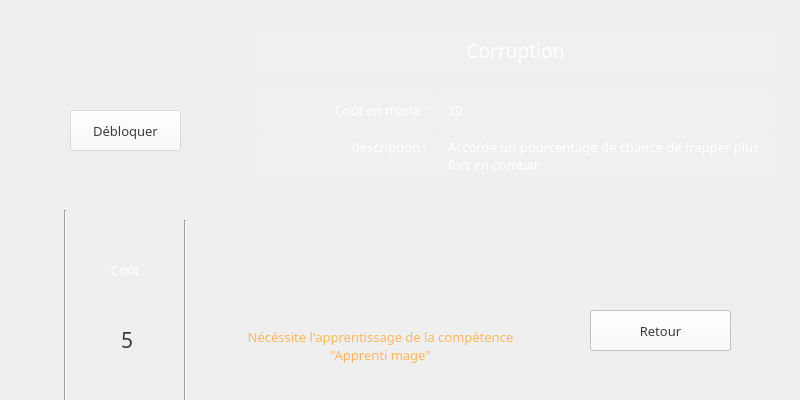
<?xml version="1.0" encoding="UTF-8"?>
<ui version="4.0">
 <class>Win_SkillInfo</class>
 <widget class="QWidget" name="Win_SkillInfo">
  <property name="geometry">
   <rect>
    <x>0</x>
    <y>0</y>
    <width>800</width>
    <height>400</height>
   </rect>
  </property>
  <property name="windowTitle">
   <string>Form</string>
  </property>
  <widget class="QLabel" name="skillImage">
   <property name="geometry">
    <rect>
     <x>0</x>
     <y>0</y>
     <width>250</width>
     <height>250</height>
    </rect>
   </property>
   <property name="styleSheet">
    <string notr="true"/>
   </property>
   <property name="text">
    <string/>
   </property>
  </widget>
  <widget class="Line" name="line_3">
   <property name="geometry">
    <rect>
     <x>50</x>
     <y>210</y>
     <width>30</width>
     <height>200</height>
    </rect>
   </property>
   <property name="orientation">
    <enum>Qt::Vertical</enum>
   </property>
  </widget>
  <widget class="Line" name="line_4">
   <property name="geometry">
    <rect>
     <x>170</x>
     <y>220</y>
     <width>30</width>
     <height>200</height>
    </rect>
   </property>
   <property name="orientation">
    <enum>Qt::Vertical</enum>
   </property>
  </widget>
  <widget class="QLabel" name="label_3">
   <property name="geometry">
    <rect>
     <x>70</x>
     <y>255</y>
     <width>110</width>
     <height>30</height>
    </rect>
   </property>
   <property name="font">
    <font>
     <family>MV Boli</family>
     <pointsize>10</pointsize>
    </font>
   </property>
   <property name="styleSheet">
    <string notr="true">QLabel{
	color:#FFFFFF;
}</string>
   </property>
   <property name="text">
    <string>Coût</string>
   </property>
   <property name="alignment">
    <set>Qt::AlignCenter</set>
   </property>
  </widget>
  <widget class="QLabel" name="skillPointsCost">
   <property name="geometry">
    <rect>
     <x>87</x>
     <y>300</y>
     <width>80</width>
     <height>80</height>
    </rect>
   </property>
   <property name="font">
    <font>
     <family>HP Simplified</family>
     <pointsize>16</pointsize>
    </font>
   </property>
   <property name="styleSheet">
    <string notr="true">QLabel{
	border-image:url(:/graphicItems/lock.png);
	color:#3c3c3c;
}</string>
   </property>
   <property name="text">
    <string>5</string>
   </property>
   <property name="alignment">
    <set>Qt::AlignCenter</set>
   </property>
  </widget>
  <widget class="QPushButton" name="buttonUnlock">
   <property name="geometry">
    <rect>
     <x>70</x>
     <y>110</y>
     <width>111</width>
     <height>41</height>
    </rect>
   </property>
   <property name="font">
    <font>
     <family>MV Boli</family>
     <pointsize>10</pointsize>
     <weight>50</weight>
     <bold>false</bold>
    </font>
   </property>
   <property name="styleSheet">
    <string notr="true">QPushButton{
	background-color:rgba(250, 250, 250, 100);
	color:#3c3c3c;
}
QPushButton::hover{
	background-color:rgba(250, 250, 250, 180);
	color:#3c3c3c;
}</string>
   </property>
   <property name="text">
    <string>Débloquer</string>
   </property>
  </widget>
  <widget class="QPushButton" name="buttonBack">
   <property name="geometry">
    <rect>
     <x>590</x>
     <y>310</y>
     <width>141</width>
     <height>41</height>
    </rect>
   </property>
   <property name="font">
    <font>
     <family>MV Boli</family>
     <pointsize>10</pointsize>
     <weight>50</weight>
     <bold>false</bold>
    </font>
   </property>
   <property name="styleSheet">
    <string notr="true">QPushButton{
	background-color:rgba(250, 250, 250, 200);
	color:#3c3c3c;
	/*border:1px solid #4c4c4c;
	border-radius:5px;*/
}
QPushButton::hover{
	background-color:rgba(250, 250, 250, 230);
	color:#3c3c3c;
	/*border:1px solid #4c4c4c;
	border-radius:5px;*/
}</string>
   </property>
   <property name="text">
    <string>Retour</string>
   </property>
  </widget>
  <widget class="QLabel" name="skillAddInfo">
   <property name="geometry">
    <rect>
     <x>190</x>
     <y>310</y>
     <width>381</width>
     <height>71</height>
    </rect>
   </property>
   <property name="font">
    <font>
     <family>Matura MT Script Capitals</family>
     <pointsize>10</pointsize>
    </font>
   </property>
   <property name="styleSheet">
    <string notr="true">QLabel{
	color:#FFB75C;
}</string>
   </property>
   <property name="text">
    <string>Nécéssite l'apprentissage de la compétence
&quot;Apprenti mage&quot;</string>
   </property>
   <property name="scaledContents">
    <bool>false</bool>
   </property>
   <property name="alignment">
    <set>Qt::AlignCenter</set>
   </property>
   <property name="wordWrap">
    <bool>true</bool>
   </property>
  </widget>
  <widget class="QLabel" name="skillName">
   <property name="geometry">
    <rect>
     <x>260</x>
     <y>30</y>
     <width>511</width>
     <height>41</height>
    </rect>
   </property>
   <property name="font">
    <font>
     <family>Matura MT Script Capitals</family>
     <pointsize>14</pointsize>
    </font>
   </property>
   <property name="styleSheet">
    <string notr="true">QLabel{
	color:#FFFFFF;
	background-color:rgba(250,250,250,20);
}</string>
   </property>
   <property name="text">
    <string>Corruption</string>
   </property>
   <property name="scaledContents">
    <bool>false</bool>
   </property>
   <property name="alignment">
    <set>Qt::AlignCenter</set>
   </property>
   <property name="wordWrap">
    <bool>true</bool>
   </property>
  </widget>
  <widget class="QWidget" name="verticalLayoutWidget">
   <property name="geometry">
    <rect>
     <x>260</x>
     <y>90</y>
     <width>511</width>
     <height>211</height>
    </rect>
   </property>
   <layout class="QVBoxLayout" name="verticalLayout">
    <property name="spacing">
     <number>0</number>
    </property>
    <property name="bottomMargin">
     <number>0</number>
    </property>
    <item>
     <layout class="QGridLayout" name="gridLayout" rowstretch="0,0" columnstretch="0,0">
      <property name="spacing">
       <number>5</number>
      </property>
      <item row="0" column="1">
       <widget class="QLabel" name="spellManaCost">
        <property name="minimumSize">
         <size>
          <width>0</width>
          <height>40</height>
         </size>
        </property>
        <property name="maximumSize">
         <size>
          <width>16777215</width>
          <height>40</height>
         </size>
        </property>
        <property name="font">
         <font>
          <family>HP Simplified</family>
          <pointsize>10</pointsize>
          <weight>50</weight>
          <bold>false</bold>
         </font>
        </property>
        <property name="styleSheet">
         <string notr="true">QLabel{
	color:#FFFFFF;
	background-color:rgba(250,250,250,20);
	padding-left:5px;
}</string>
        </property>
        <property name="text">
         <string>30</string>
        </property>
        <property name="alignment">
         <set>Qt::AlignLeading|Qt::AlignLeft|Qt::AlignVCenter</set>
        </property>
       </widget>
      </item>
      <item row="1" column="1">
       <widget class="QLabel" name="skillResume">
        <property name="font">
         <font>
          <family>MV Boli</family>
          <pointsize>10</pointsize>
         </font>
        </property>
        <property name="styleSheet">
         <string notr="true">QLabel{
	color:#FFFFFF;
	background-color:rgba(250,250,250,20);
	padding-left:5px;
}</string>
        </property>
        <property name="text">
         <string>Accorde un pourcentage de chance de frapper plus fort en combat</string>
        </property>
        <property name="scaledContents">
         <bool>false</bool>
        </property>
        <property name="alignment">
         <set>Qt::AlignLeading|Qt::AlignLeft|Qt::AlignTop</set>
        </property>
        <property name="wordWrap">
         <bool>true</bool>
        </property>
       </widget>
      </item>
      <item row="1" column="0">
       <widget class="QLabel" name="labelManaCost_2">
        <property name="minimumSize">
         <size>
          <width>175</width>
          <height>0</height>
         </size>
        </property>
        <property name="maximumSize">
         <size>
          <width>175</width>
          <height>16777215</height>
         </size>
        </property>
        <property name="font">
         <font>
          <family>MV Boli</family>
          <pointsize>10</pointsize>
         </font>
        </property>
        <property name="styleSheet">
         <string notr="true">QLabel{
	color:#FFFFFF;
	background-color:rgba(250,250,250,20);
	padding-right:5px;
}</string>
        </property>
        <property name="text">
         <string>description :</string>
        </property>
        <property name="alignment">
         <set>Qt::AlignRight|Qt::AlignTop|Qt::AlignTrailing</set>
        </property>
        <property name="wordWrap">
         <bool>true</bool>
        </property>
       </widget>
      </item>
      <item row="0" column="0">
       <layout class="QHBoxLayout" name="horizontalLayout">
        <property name="spacing">
         <number>0</number>
        </property>
        <item>
         <widget class="QLabel" name="ManaCost_logo">
          <property name="minimumSize">
           <size>
            <width>40</width>
            <height>40</height>
           </size>
          </property>
          <property name="maximumSize">
           <size>
            <width>40</width>
            <height>40</height>
           </size>
          </property>
          <property name="font">
           <font>
            <family>HP Simplified</family>
            <pointsize>16</pointsize>
            <weight>50</weight>
            <bold>false</bold>
           </font>
          </property>
          <property name="styleSheet">
           <string notr="true">QLabel{
	border-image:url(:/graphicItems/manaField.png);
	color:#3c3c3c;
	background-color:rgba(250,250,250,20);
}</string>
          </property>
          <property name="text">
           <string/>
          </property>
          <property name="alignment">
           <set>Qt::AlignCenter</set>
          </property>
         </widget>
        </item>
        <item>
         <widget class="QLabel" name="labelManaCost">
          <property name="minimumSize">
           <size>
            <width>135</width>
            <height>40</height>
           </size>
          </property>
          <property name="maximumSize">
           <size>
            <width>135</width>
            <height>40</height>
           </size>
          </property>
          <property name="font">
           <font>
            <family>MV Boli</family>
            <pointsize>10</pointsize>
           </font>
          </property>
          <property name="styleSheet">
           <string notr="true">QLabel{
	color:#FFFFFF;
	background-color:rgba(250,250,250,20);
	padding-right:5px;
}</string>
          </property>
          <property name="text">
           <string>Coût en mana :</string>
          </property>
          <property name="alignment">
           <set>Qt::AlignRight|Qt::AlignTrailing|Qt::AlignVCenter</set>
          </property>
          <property name="wordWrap">
           <bool>true</bool>
          </property>
         </widget>
        </item>
       </layout>
      </item>
     </layout>
    </item>
    <item>
     <spacer name="verticalSpacer">
      <property name="orientation">
       <enum>Qt::Vertical</enum>
      </property>
      <property name="sizeHint" stdset="0">
       <size>
        <width>20</width>
        <height>40</height>
       </size>
      </property>
     </spacer>
    </item>
   </layout>
  </widget>
  <zorder>line_4</zorder>
  <zorder>line_3</zorder>
  <zorder>skillImage</zorder>
  <zorder>label_3</zorder>
  <zorder>skillPointsCost</zorder>
  <zorder>buttonUnlock</zorder>
  <zorder>buttonBack</zorder>
  <zorder>skillAddInfo</zorder>
  <zorder>skillName</zorder>
  <zorder>verticalLayoutWidget</zorder>
 </widget>
 <resources/>
 <connections/>
</ui>
